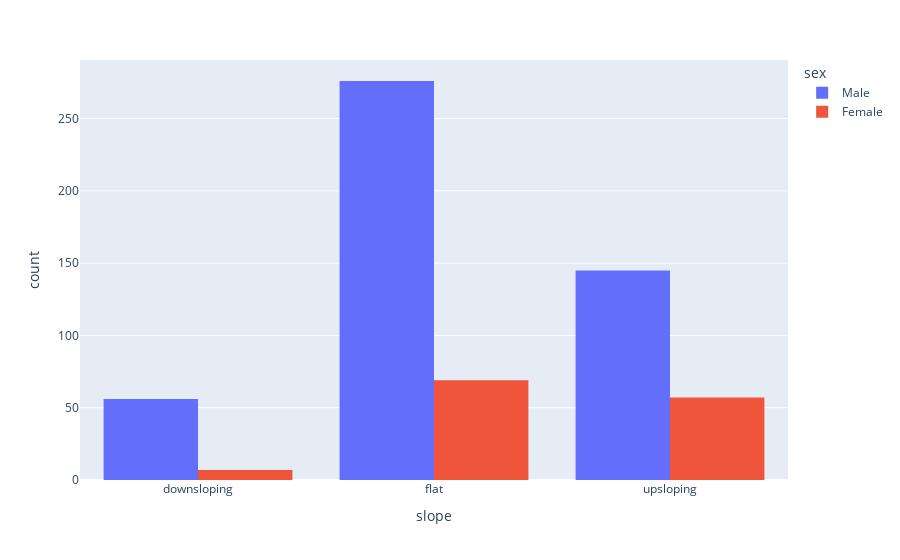

Notebook code for this chart:
### Code cell
# Create a histrogram based on 'slope ' and 'sex' using Plotly
fig = px.histogram(data_frame=df, x='slope', color='sex', barmode='group')
fig.show()

### Figure 1 — Plotly figure (JSON) as saved in the notebook; plotly's stock layout.template omitted (floating-point values rounded to 4 significant figures; data arrays with more than 128 entries replaced by an {"elided": "..."} marker saying what was removed)
{"data": [{"alignmentgroup": "True", "bingroup": "x", "hovertemplate": "sex=Male<br>slope=%{x}<br>count=%{y}<extra></extra>", "legendgroup": "Male", "marker": {"color": "#636efa", "pattern": {"shape": ""}}, "name": "Male", "offsetgroup": "Male", "orientation": "v", "showlegend": true, "type": "histogram", "x": {"elided": "724 str values"}, "xaxis": "x", "yaxis": "y"}, {"alignmentgroup": "True", "bingroup": "x", "hovertemplate": "sex=Female<br>slope=%{x}<br>count=%{y}<extra></extra>", "legendgroup": "Female", "marker": {"color": "#EF553B", "pattern": {"shape": ""}}, "name": "Female", "offsetgroup": "Female", "orientation": "v", "showlegend": true, "type": "histogram", "x": {"elided": "194 str values"}, "xaxis": "x", "yaxis": "y"}], "layout": {"barmode": "group", "legend": {"title": {"text": "sex"}, "tracegroupgap": 0}, "margin": {"t": 60}, "xaxis": {"anchor": "y", "domain": [0, 1], "title": {"text": "slope"}}, "yaxis": {"anchor": "x", "domain": [0, 1], "title": {"text": "count"}}}}
